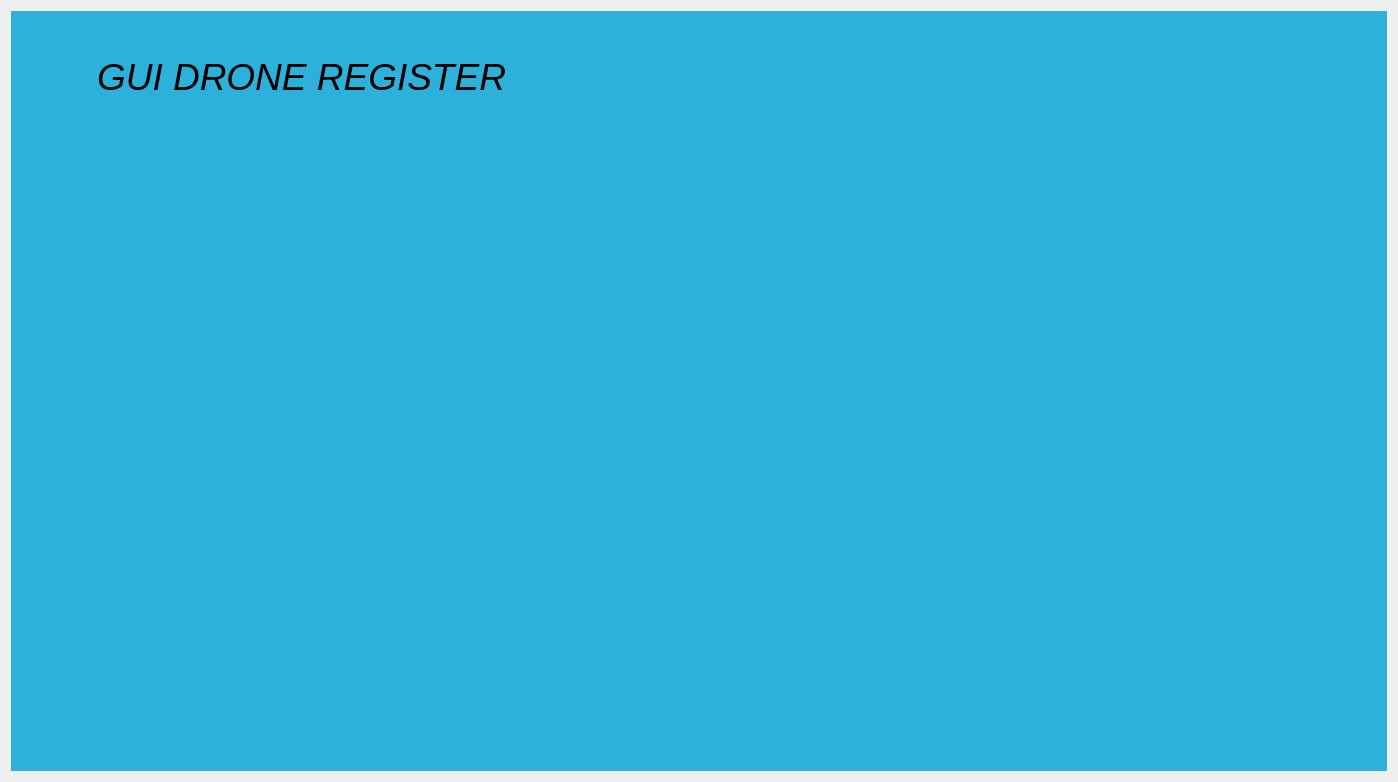
<?xml version="1.0" encoding="UTF-8"?>
<ui version="4.0">
 <class>myprofregistration</class>
 <widget class="QWidget" name="myprofregistration">
  <property name="geometry">
   <rect>
    <x>0</x>
    <y>0</y>
    <width>1398</width>
    <height>782</height>
   </rect>
  </property>
  <property name="windowTitle">
   <string>Form</string>
  </property>
  <layout class="QHBoxLayout" name="horizontalLayout_2">
   <item>
    <widget class="QWidget" name="widget" native="true">
     <property name="enabled">
      <bool>true</bool>
     </property>
     <property name="styleSheet">
      <string notr="true">background-color: rgb(45, 177, 219);</string>
     </property>
     <widget class="QWidget" name="verticalLayoutWidget">
      <property name="geometry">
       <rect>
        <x>70</x>
        <y>190</y>
        <width>291</width>
        <height>451</height>
       </rect>
      </property>
      <layout class="QVBoxLayout" name="left_vertical"/>
     </widget>
     <widget class="QLabel" name="reg_label">
      <property name="geometry">
       <rect>
        <x>80</x>
        <y>20</y>
        <width>421</width>
        <height>91</height>
       </rect>
      </property>
      <property name="text">
       <string>&lt;html&gt;&lt;head/&gt;&lt;body&gt;&lt;p align=&quot;center&quot;&gt;&lt;span style=&quot; font-size:28pt; font-style:italic;&quot;&gt;GUI DRONE REGISTER&lt;/span&gt;&lt;/p&gt;&lt;/body&gt;&lt;/html&gt;</string>
      </property>
      <property name="textFormat">
       <enum>Qt::AutoText</enum>
      </property>
      <property name="scaledContents">
       <bool>true</bool>
      </property>
      <property name="alignment">
       <set>Qt::AlignHCenter|Qt::AlignTop</set>
      </property>
      <property name="indent">
       <number>25</number>
      </property>
      <property name="openExternalLinks">
       <bool>false</bool>
      </property>
     </widget>
     <widget class="QWidget" name="widget_2" native="true">
      <property name="geometry">
       <rect>
        <x>550</x>
        <y>0</y>
        <width>831</width>
        <height>771</height>
       </rect>
      </property>
      <property name="styleSheet">
       <string notr="true">border-image: url(:/:/reg.png);</string>
      </property>
     </widget>
    </widget>
   </item>
  </layout>
 </widget>
 <resources/>
 <connections/>
</ui>
